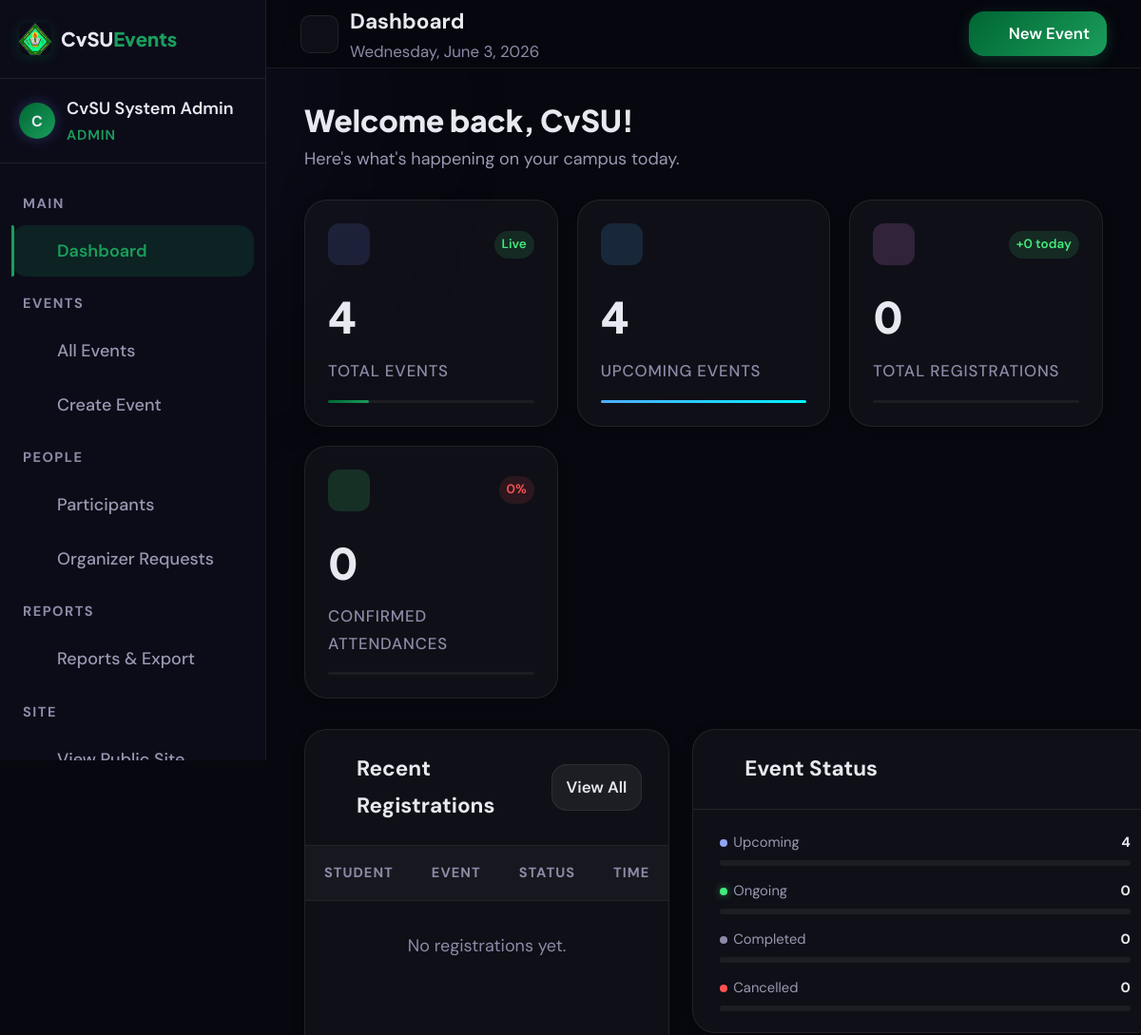
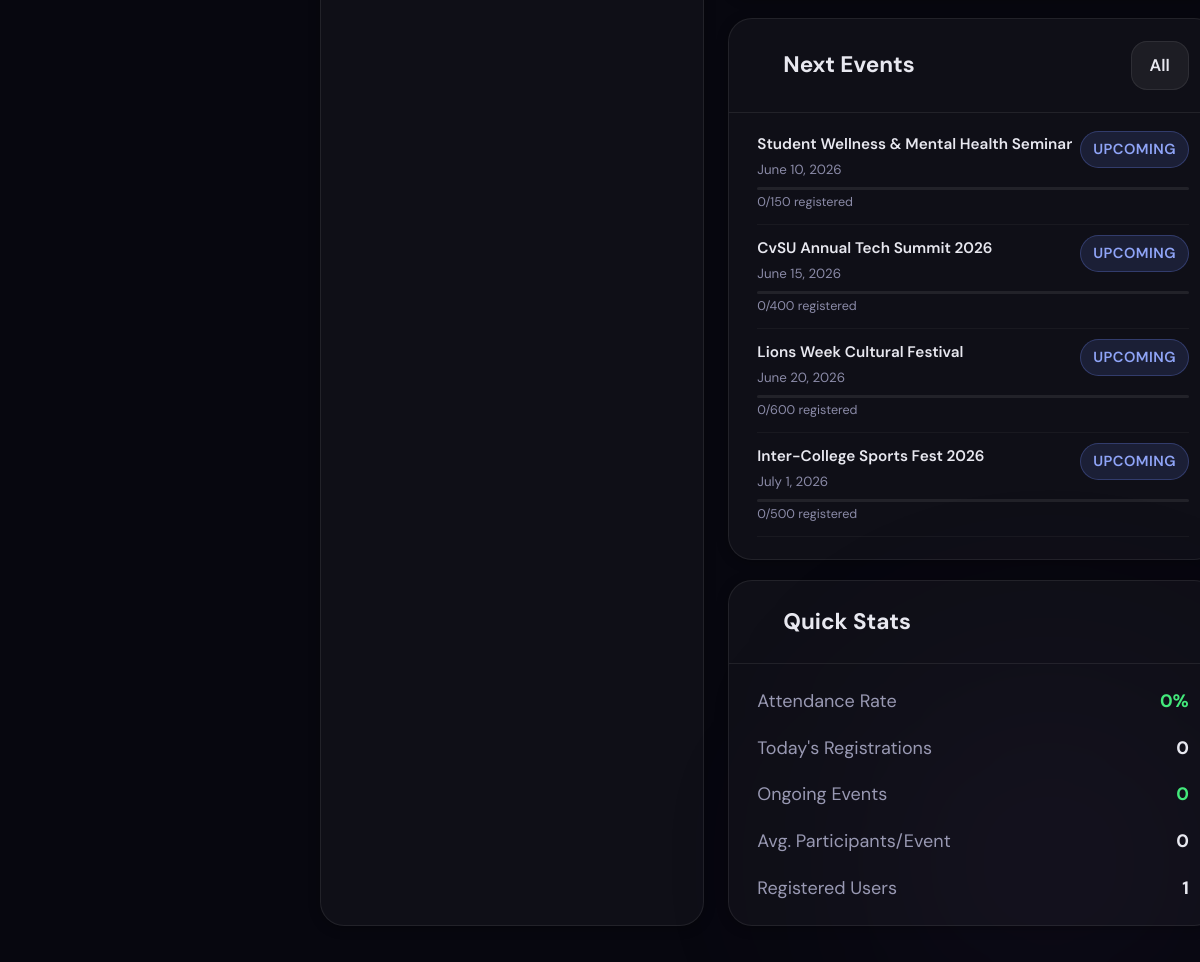
Page /admin/dashboard.php (signed in) on the committed database (2 pictures, top to bottom).
### tables this page shows
CREATE TABLE IF NOT EXISTS events (
    id               INT AUTO_INCREMENT PRIMARY KEY,
    organizer_id     INT NOT NULL,
    title            VARCHAR(200) NOT NULL,
    description      TEXT,
    category_id      INT DEFAULT NULL,
    event_date       DATE NOT NULL,
    start_time       TIME NOT NULL,
    end_time         TIME DEFAULT NULL,
    location         VARCHAR(200) NOT NULL,
    max_participants INT DEFAULT 0 COMMENT '0 = unlimited',
    image            VARCHAR(255) DEFAULT NULL,
    status           ENUM('upcoming','ongoing','completed','cancelled') DEFAULT 'upcoming',
    qr_token         VARCHAR(64) NOT NULL UNIQUE,
    is_featured      TINYINT(1) DEFAULT 0,
    views            INT DEFAULT 0,
    created_at       TIMESTAMP DEFAULT CURRENT_TIMESTAMP,
    updated_at       TIMESTAMP DEFAULT CURRENT_TIMESTAMP ON UPDATE CURRENT_TIMESTAMP,
    FOREIGN KEY (organizer_id) REFERENCES users(id) ON DELETE CASCADE,
    FOREIGN KEY (category_id) REFERENCES categories(id) ON DELETE SET NULL
);

### config/functions.php (called while the page is built, shortened)
<?php
function e(string $str): string {
    return htmlspecialchars($str, ENT_QUOTES, 'UTF-8');
}
function formatDate(string $date): string {
    return date('F j, Y', strtotime($date));
}
require_once __DIR__ . '/icons.php';

### admin/dashboard.php (the view, shortened to what this page needs)
<?php
require_once __DIR__ . '/../includes/auth-guard.php';
$totalEvents    = (int)$pdo->query("SELECT COUNT(*) FROM events WHERE status != 'cancelled'")->fetchColumn();
$upcomingEvents = (int)$pdo->query("SELECT COUNT(*) FROM events WHERE status = 'upcoming'")->fetchColumn();
$totalPart      = (int)$pdo->query("SELECT COUNT(*) FROM participants")->fetchColumn();
$attended       = (int)$pdo->query("SELECT COUNT(*) FROM participants WHERE attendance_status = 'attended'")->fetchColumn();
$todayReg       = (int)$pdo->query("SELECT COUNT(*) FROM participants WHERE DATE(registered_at) = CURDATE()")->fetchColumn();
$ongoingEvents  = (int)$pdo->query("SELECT COUNT(*) FROM events WHERE status = 'ongoing'")->fetchColumn();
$recentPart = $pdo->query("
    SELECT p.student_name, p.student_id, p.registered_at, p.attendance_status,
           e.title AS event_title, e.id AS event_id
    FROM participants p
    JOIN events e ON p.event_id = e.id
    ORDER BY p.registered_at DESC
    LIMIT 8
")->fetchAll();
$upcomingList = $pdo->query("
    SELECT e.*, c.name AS category_name, c.icon AS category_icon,
           (SELECT COUNT(*) FROM participants p WHERE p.event_id = e.id) AS participant_count
    FROM events e
    LEFT JOIN categories c ON e.category_id = c.id
    WHERE e.status IN ('upcoming','ongoing')
    ORDER BY e.event_date ASC
    LIMIT 5
")->fetchAll();
$breakdown = $pdo->query("
    SELECT status, COUNT(*) as cnt FROM events GROUP BY status
")->fetchAll(PDO::FETCH_KEY_PAIR);
$attendRate = $totalPart > 0 ? round(($attended / $totalPart) * 100) : 0;
?>
<!DOCTYPE html>
<html lang="en">
<head>
  <?php include __DIR__ . '/../includes/head-admin.php'; ?>
</head>
<body>
<div class="bg-orbs" aria-hidden="true"></div>
<div class="admin-layout">
  <?php include __DIR__ . '/../includes/admin-sidebar.php'; ?>
  <main class="admin-main" role="main">
    <div class="admin-topbar">
      <div style="display:flex;align-items:center;gap:12px;">
        <?php include __DIR__ . '/../includes/sidebar-toggle.php'; ?>
        <div>
          <div class="admin-page-title">Dashboard</div>
          <div class="meta-line">
            <?= date('l, F j, Y') ?>
          </div>
        </div>
      </div>
      <div class="admin-topbar-actions">
        <a href="<?= SITE_URL ?>/admin/events/create.php" class="btn btn-primary btn-sm icon-inline" id="quickCreateBtn">
          <?= icon('plus', 16) ?> New Event
        </a>
      </div>
    </div>
    <div class="admin-content">
      <div class="page-intro" style="margin-bottom:28px;">
        <h1>Welcome back, <?= e(explode(' ', $_SESSION['user_name'])[0]) ?>!</h1>
        <p>Here's what's happening on your campus today.</p>
      </div>
      <div class="dashboard-stats">
        <div class="dash-stat">
          <div class="dash-stat-top">
            <?= dashIcon('calendar', 'purple') ?>
            <span class="dash-stat-trend up">Live</span>
          </div>
          <div class="dash-stat-value"><?= $totalEvents ?></div>
          <div class="dash-stat-label">Total Events</div>
          <div class="dash-stat-bar"><div class="dash-stat-bar-fill purple" style="width:<?= min(100,$totalEvents*5) ?>%"></div></div>
        </div>
        <div class="dash-stat">
          <div class="dash-stat-top">
            <?= dashIcon('zap', 'cyan') ?>
          </div>
          <div class="dash-stat-value"><?= $upcomingEvents ?></div>
          <div class="dash-stat-label">Upcoming Events</div>
          <div class="dash-stat-bar"><div class="dash-stat-bar-fill cyan" style="width:<?= $totalEvents ? min(100,round($upcomingEvents/$totalEvents*100)) : 0 ?>%"></div></div>
        </div>
        <div class="dash-stat">
          <div class="dash-stat-top">
            <?= dashIcon('users', 'pink') ?>
            <span class="dash-stat-trend up">+<?= $todayReg ?> today</span>
          </div>
          <div class="dash-stat-value"><?= number_format($totalPart) ?></div>
          <div class="dash-stat-label">Total Registrations</div>
          <div class="dash-stat-bar"><div class="dash-stat-bar-fill pink" style="width:<?= min(100,$totalPart/5) ?>%"></div></div>
        </div>
        <div class="dash-stat">
          <div class="dash-stat-top">
            <?= dashIcon('check-circle', 'green') ?>
            <span class="dash-stat-trend <?= $attendRate >= 50 ? 'up' : 'down' ?>"><?= $attendRate ?>%</span>
          </div>
          <div class="dash-stat-value"><?= number_format($attended) ?></div>
          <div class="dash-stat-label">Confirmed Attendances</div>
          <div class="dash-stat-bar"><div class="dash-stat-bar-fill green" style="width:<?= $attendRate ?>%"></div></div>
        </div>
      </div>
      <div class="dashboard-grid">
        <div class="dashboard-panel">
          <div class="panel-header">
            <div class="panel-title icon-inline"><?= icon('file-text', 18) ?> Recent Registrations</div>
            <a href="<?= SITE_URL ?>/admin/participants/index.php" class="btn btn-sm btn-secondary">View All</a>
          </div>
          <div style="overflow-x:auto;">
            <table aria-label="Recent registrations">
              <thead>
                <tr>
                  <th>Student</th>
                  <th>Event</th>
                  <th>Status</th>
                  <th>Time</th>
                </tr>
              </thead>
              <tbody>
                <?php if (empty($recentPart)): ?>
                  <tr><td colspan="4" style="text-align:center;color:var(--text-muted);padding:32px;">No registrations yet.</td></tr>
                <?php else: foreach ($recentPart as $p): ?>
                  <tr>
                    <td>
                      <strong><?= e($p['student_name']) ?></strong>
                      <div style="font-size:.75rem;color:var(--text-muted);"><?= e($p['student_id']) ?></div>
                    </td>
                    <td>
                      <a href="<?= SITE_URL ?>/admin/participants/event.php?id=<?= $p['event_id'] ?>"
                         style="color:var(--text-primary);font-size:.85rem;"><?= e($p['event_title']) ?></a>
                    </td>
                    <td>
                      <?php if ($p['attendance_status'] === 'attended'): ?>
                        <?= attendanceBadge('attended') ?>
                      <?php elseif ($p['attendance_status'] === 'absent'): ?>
                        <span class="badge badge-cancelled">Absent</span>
                      <?php else: ?>
                        <span class="badge badge-upcoming">Registered</span>
                      <?php endif; ?>
                    </td>
                    <td style="font-size:.78rem;color:var(--text-muted);">
                      <?= date('M j, g:i A', strtotime($p['registered_at'])) ?>
                    </td>
                  </tr>
                <?php endforeach; endif; ?>
              </tbody>
            </table>
          </div>
        </div>
        <div style="display:flex;flex-direction:column;gap:20px;">
          <div class="dashboard-panel">
            <div class="panel-header">
              <div class="panel-title icon-inline"><?= icon('bar-chart', 18) ?> Event Status</div>
            </div>
            <div class="panel-body">
              <div class="event-progress">
                <?php
                  $statusConfig = [
                    'upcoming'  => ['label'=>'Upcoming',  'color'=>'var(--grad-primary)'],
                    'ongoing'   => ['label'=>'Ongoing',   'color'=>'var(--grad-green)'],
                    'completed' => ['label'=>'Completed', 'color'=>'linear-gradient(135deg,#9999b3,#55556a)'],
                    'cancelled' => ['label'=>'Cancelled', 'color'=>'var(--grad-pink)'],
                  ];
                  foreach ($statusConfig as $key => $cfg):
                    $cnt = $breakdown[$key] ?? 0;
                ?>
                  <div class="event-progress-item">
                    <div class="event-progress-top">
                      <span class="event-progress-label"><?= statusDot($key) ?><?= $cfg['label'] ?></span>
                      <span class="event-progress-count"><?= $cnt ?></span>
                    </div>
                    <div class="event-progress-bar">
                    </div>
                  </div>
                <?php endforeach; ?>
              </div>
            </div>
          </div>
          <div class="dashboard-panel">
            <div class="panel-header">
              <div class="panel-title icon-inline"><?= icon('clock', 18) ?> Next Events</div>
              <a href="<?= SITE_URL ?>/admin/events/index.php" class="btn btn-sm btn-secondary">All</a>
            </div>
            <div class="panel-body" style="padding-top:8px;">
              <?php if (empty($upcomingList)): ?>
                <p style="color:var(--text-muted);font-size:.85rem;">No upcoming events.</p>
              <?php else: foreach ($upcomingList as $ev):
                $cnt = (int)$ev['participant_count'];
                $max = (int)$ev['max_participants'];
              ?>
                <div style="padding:10px 0;border-bottom:1px solid rgba(255,255,255,.04);">
                  <div style="display:flex;justify-content:space-between;align-items:start;gap:8px;">
                    <div style="flex:1;min-width:0;">
                      <div style="font-size:.85rem;font-weight:600;color:var(--text-primary);overflow:hidden;text-overflow:ellipsis;white-space:nowrap;">
                        <?= e($ev['title']) ?>
                      </div>
                      <div style="font-size:.74rem;color:var(--text-muted);margin-top:2px;">
                        <?= formatDate($ev['event_date']) ?>
                      </div>
                    </div>
                    <span class="badge <?= $ev['status']==='ongoing'?'badge-ongoing':'badge-upcoming' ?>" style="white-space:nowrap;flex-shrink:0;">
                      <?= ucfirst($ev['status']) ?>
                    </span>
                  </div>
                  <?php if ($max > 0): ?>
                    <div style="margin-top:6px;">
                      <div class="capacity-bar" style="height:3px;">
                      </div>
                      <div style="font-size:.7rem;color:var(--text-muted);margin-top:2px;"><?= $cnt ?>/<?= $max ?> registered</div>
                    </div>
                  <?php else: ?>
                    <div style="font-size:.7rem;color:var(--text-muted);margin-top:4px;"><?= $cnt ?> registered</div>
                  <?php endif; ?>
                </div>
              <?php endforeach; endif; ?>
            </div>
          </div>
          <div class="dashboard-panel">
            <div class="panel-header">
              <div class="panel-title icon-inline"><?= icon('zap', 18) ?> Quick Stats</div>
            </div>
            <div class="panel-body">
              <div class="quick-stats">
                <div class="quick-stat-item">
                  <span class="quick-stat-label">Attendance Rate</span>
                  <span class="quick-stat-value" style="color:var(--success);"><?= $attendRate ?>%</span>
                </div>
                <div class="quick-stat-item">
                  <span class="quick-stat-label">Today's Registrations</span>
                  <span class="quick-stat-value"><?= $todayReg ?></span>
                </div>
                <div class="quick-stat-item">
                  <span class="quick-stat-label">Ongoing Events</span>
                  <span class="quick-stat-value" style="color:var(--success);"><?= $ongoingEvents ?></span>
                </div>
                <div class="quick-stat-item">
                  <span class="quick-stat-label">Avg. Participants/Event</span>
                  <span class="quick-stat-value"><?= $totalEvents > 0 ? round($totalPart/$totalEvents,1) : 0 ?></span>
                </div>
                <div class="quick-stat-item">
                  <span class="quick-stat-label">Registered Users</span>
                  <span class="quick-stat-value"><?= $pdo->query("SELECT COUNT(*) FROM users")->fetchColumn() ?></span>
                </div>
              </div>
            </div>
          </div>
        </div>
      </div>
    </div>
  </main>
</div>
</body>
</html>

### rows in the picture
events: title "Student Wellness & Mental Health Seminar", event_date "June 10, 2026", status "UPCOMING", cnt "0", max_participants "150"
events: title "CvSU Annual Tech Summit 2026", event_date "June 15, 2026", status "UPCOMING", cnt "0", max_participants "400"
events: title "Lions Week Cultural Festival", event_date "June 20, 2026", status "UPCOMING", cnt "0", max_participants "600"
events: title "Inter-College Sports Fest 2026", event_date "July 1, 2026", status "UPCOMING", cnt "0", max_participants "500"

### other values in the picture
SITE_SHORT "CvSU"
$userInitial "C"
$userName "CvSU System Admin"
$userRole "ADMIN"
explode(' ', $_SESSION['user_name'])[0] "CvSU"
$totalEvents "4"
$upcomingEvents "4"
$todayReg "0"
$totalPart "0"
$attendRate "0"
$attended "0"
$cfg['label'] "Upcoming"
$cnt "4"
$cfg['label'] "Ongoing"
$cnt "0"
